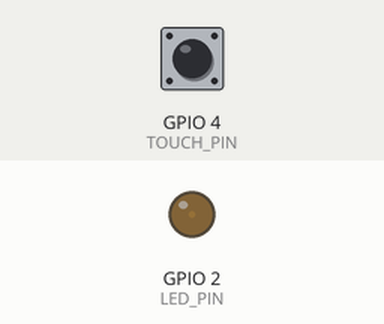
This sketch was run on a simulated ESP32. Shown: output pins drawn as LEDs (lit = HIGH). Inputs (shaded band) come from the test bench; at power-on: GPIO 4 (TOUCH_PIN) HIGH. What the sketch prints to the serial monitor is not drawn.

Above: at 1.05 s.
At 3.35 s:
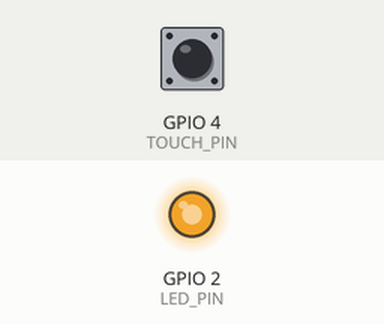
At 4.5 s:
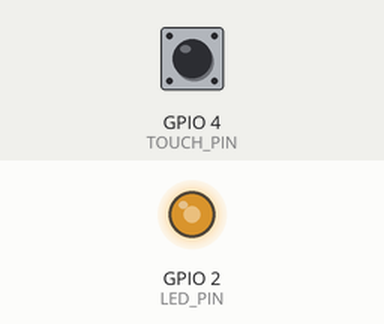
At 5.65 s:
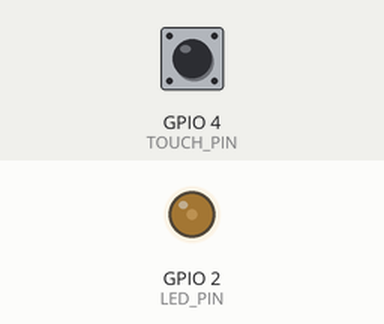
Timing chart, 0 to 7.8 s (numbered marks = the images above):
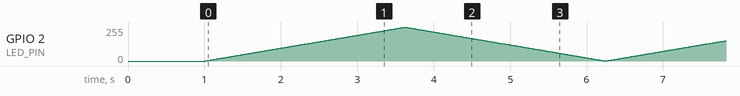

The sketch:

Touch_Breath.ino
```cpp
#define TOUCH_PIN 4
#define LED_PIN 2
#define THRESHOLD 400

// PWM参数（新版ledcAttach无报错）
const int freq = 5000;
const int resolution = 8;

// 呼吸灯档位
int brightness = 0;
int dir = 1;
int gearStep[4] = {0, 1, 3, 6}; // 1慢 2中 3快
int gear = 1;

// 触摸防抖、状态记录
bool lastTouch = false;
unsigned long lastDebounceTime = 0;
const unsigned long debounceDelay = 150;

void setup() {
  Serial.begin(115200);
  delay(1000);
  pinMode(LED_PIN, OUTPUT);
  ledcAttach(LED_PIN, freq, resolution);

  Serial.println("==== ex05 触摸调速呼吸灯（松手切换档位）====");
  Serial.print("初始档位：");
  Serial.print(gear);
  Serial.print(" 步进速度：");
  Serial.println(gearStep[gear]);
  Serial.println("============================================");
}

void loop() {
  int touchVal = touchRead(TOUCH_PIN);
  bool nowTouch = (touchVal < THRESHOLD);

  // 串口打印调试信息
  Serial.print("触摸值：");
  Serial.print(touchVal);
  Serial.print(" | 当前档位：");
  Serial.println(gear);

  unsigned long nowTime = millis();
  // 核心逻辑：松手瞬间（当前未触摸，上一帧是触摸）才切换档位
  if (!nowTouch && lastTouch && (nowTime - lastDebounceTime > debounceDelay))
  {
    lastDebounceTime = nowTime;
    gear++;
    if (gear > 3) gear = 1;

    Serial.println("\n========================");
    Serial.print("松手触发，档位切换！新档位：");
    Serial.print(gear);
    Serial.print(" 速度步进：");
    Serial.println(gearStep[gear]);
    Serial.println("========================\n");
  }
  lastTouch = nowTouch;

  // 呼吸渐变
  brightness += gearStep[gear] * dir;
  if (brightness >= 255)
  {
    brightness = 255;
    dir = -1;
  }
  else if (brightness <= 0)
  {
    brightness = 0;
    dir = 1;
  }
  ledcWrite(LED_PIN, brightness);

  delay(10);
}
```
